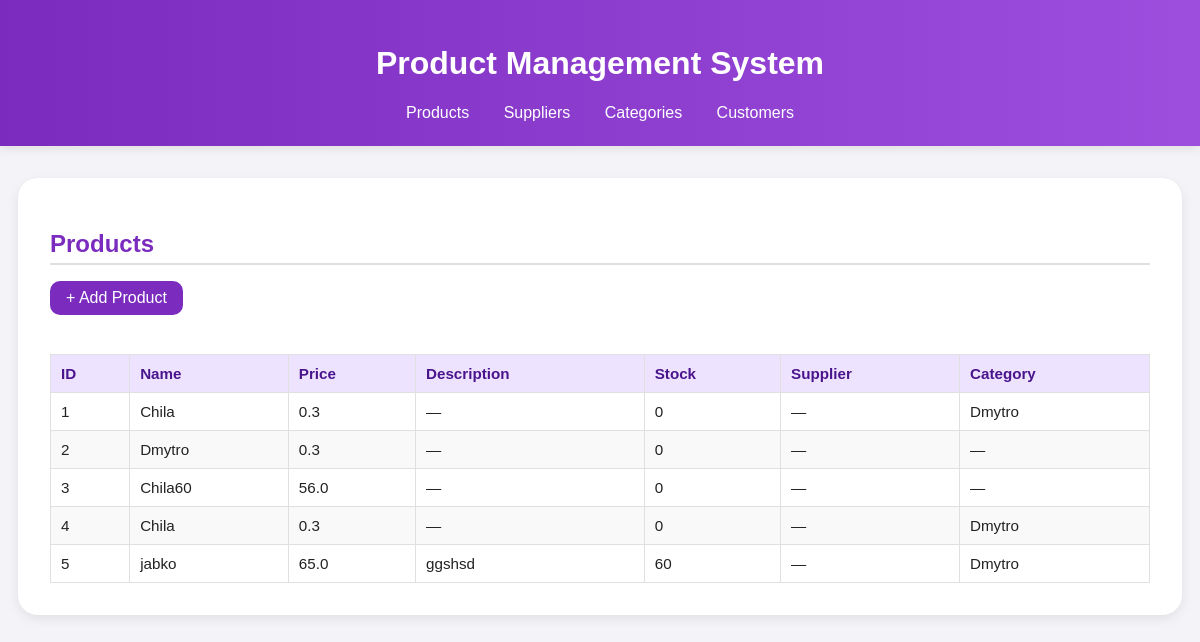
The page / on the database its author committed.
### models.py (models this page shows)
class Product(db.Model):
    id = db.Column(db.Integer, primary_key=True)
    name = db.Column(db.String(120), nullable=False)
    price = db.Column(db.Float, nullable=False)
    supplier_id = db.Column(db.Integer, db.ForeignKey('supplier.id'))
    category_id = db.Column(db.Integer, db.ForeignKey('category.id'))
    description = db.Column(db.String(255))
    stock = db.Column(db.Integer, default=0)

class Category(db.Model):
    id = db.Column(db.Integer, primary_key=True)
    name = db.Column(db.String(100), nullable=False)
    products = db.relationship('Product', backref='category', lazy=True)

### routes.py (the view)
@app.route('/')
def index():
    products = Product.query.all() # Все строки из таблицы product
    return render_template('index.html', products=products)

### templates/index.html (shortened to what this page needs)
{% extends 'base.html' %}
{% block content %}
<h2>Products</h2>
<a class="btn-add" href="{{ url_for('add_product') }}">+ Add Product</a>
<div class="table-wrapper">
<table>
    <thead>
        <tr>
            <th>ID</th>
            <th>Name</th>
            <th>Price</th>
            <th>Description</th>
            <th>Stock</th>
            <th>Supplier</th>
            <th>Category</th>
        </tr>
    </thead>
    <tbody>
        {% for p in products %}
        <tr>
            <td>{{ p.id }}</td>
            <td>{{ p.name }}</td>
            <td>{{ p.price }}</td>
            <td>{{ p.description or '—' }}</td>
            <td>{{ p.stock or 0 }}</td>
            <td>{{ p.supplier.name if p.supplier else '—' }}</td>
            <td>{{ p.category.name if p.category else '—' }}</td>
        </tr>
        {% endfor %}
    </tbody>
</table>
</div>
{% endblock %}

### static/style.css (style rules this page uses)
body { font-family: "Poppins", sans-serif; background: #f4f3f7; color: #222; margin: 0; padding: 0; }
h2 { color: #7B2CBF; border-bottom: 2px solid #E0E0E0; padding-bottom: 5px; margin-bottom: 1rem; }
.table-wrapper { overflow-x: auto; }
table { width: 100%; border-collapse: collapse; margin-top: 1.5rem; font-size: 0.95rem; }
th, td { border: 1px solid #e0e0e0; padding: 10px; text-align: left; }
th { background: #ede3ff; color: #4a148c; }
tr:nth-child(even) { background-color: #f9f9f9; }
.btn-add { display: inline-block; background: #7B2CBF; color: white; padding: 8px 16px; border-radius: 10px; text-decoration: none; transition: 0.3s; margin-bottom: 15px; }

### rows shown on the page
Product: id "1", name "Chila", price "0.3", description "—", stock "0", supplier "—", category "Dmytro"
Product: id "2", name "Dmytro", price "0.3", description "—", stock "0", supplier "—", category "—"
Product: id "3", name "Chila60", price "56.0", description "—", stock "0", supplier "—", category "—"
Product: id "4", name "Chila", price "0.3", description "—", stock "0", supplier "—", category "Dmytro"
Product: id "5", name "jabko", price "65.0", description "ggshsd", stock "60", supplier "—", category "Dmytro"
